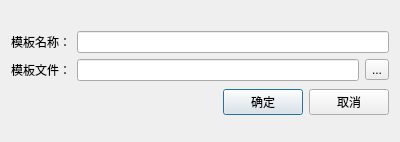
<?xml version="1.0" encoding="UTF-8"?>
<ui version="4.0">
 <class>Dialog</class>
 <widget class="QDialog" name="Dialog">
  <property name="geometry">
   <rect>
    <x>0</x>
    <y>0</y>
    <width>400</width>
    <height>142</height>
   </rect>
  </property>
  <property name="windowTitle">
   <string>新增</string>
  </property>
  <layout class="QVBoxLayout" name="verticalLayout">
   <item>
    <layout class="QFormLayout" name="formLayout">
     <property name="topMargin">
      <number>20</number>
     </property>
     <item row="0" column="0">
      <widget class="QLabel" name="label">
       <property name="text">
        <string>模板名称：</string>
       </property>
      </widget>
     </item>
     <item row="0" column="1">
      <widget class="QLineEdit" name="lE_btw_name"/>
     </item>
     <item row="1" column="0">
      <widget class="QLabel" name="label_2">
       <property name="text">
        <string>模板文件：</string>
       </property>
      </widget>
     </item>
     <item row="1" column="1">
      <layout class="QHBoxLayout" name="horizontalLayout_2">
       <item>
        <widget class="QLineEdit" name="lE_btw_file"/>
       </item>
       <item>
        <widget class="QToolButton" name="tB_chose_btw">
         <property name="text">
          <string>...</string>
         </property>
        </widget>
       </item>
      </layout>
     </item>
    </layout>
   </item>
   <item>
    <layout class="QHBoxLayout" name="horizontalLayout">
     <property name="bottomMargin">
      <number>16</number>
     </property>
     <item>
      <spacer name="horizontalSpacer">
       <property name="orientation">
        <enum>Qt::Horizontal</enum>
       </property>
       <property name="sizeHint" stdset="0">
        <size>
         <width>40</width>
         <height>20</height>
        </size>
       </property>
      </spacer>
     </item>
     <item>
      <widget class="QPushButton" name="pB_sure">
       <property name="text">
        <string>确定</string>
       </property>
      </widget>
     </item>
     <item>
      <widget class="QPushButton" name="pB_cancel">
       <property name="text">
        <string>取消</string>
       </property>
      </widget>
     </item>
    </layout>
   </item>
  </layout>
 </widget>
 <resources/>
 <connections/>
</ui>
